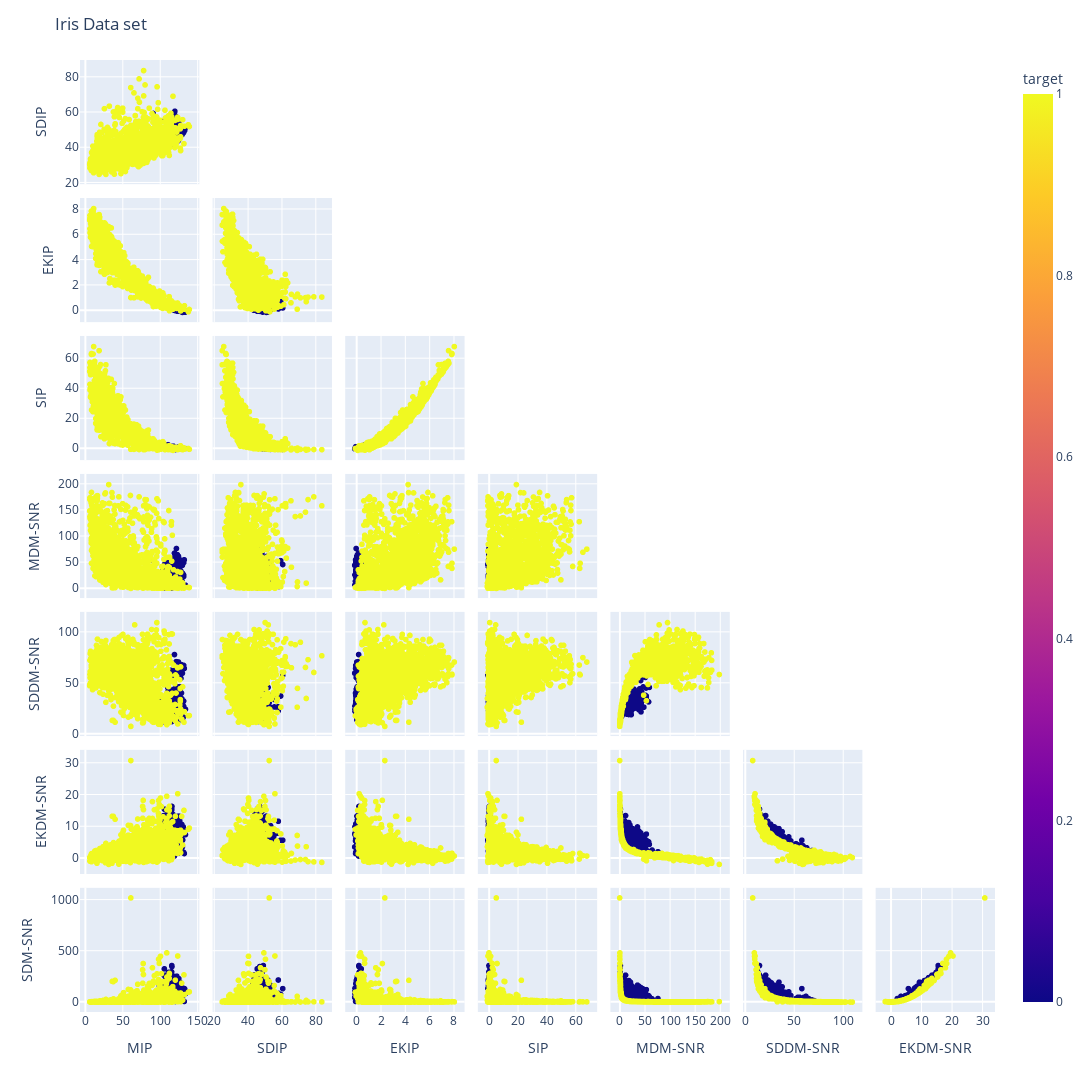

This figure's notebook cell:
### Code cell
fig = px.scatter_matrix(df_final, dimensions=['MIP', 'SDIP', 'EKIP', 'SIP', 'MDM-SNR', 'SDDM-SNR', 'EKDM-SNR', 'SDM-SNR'], color="target")
fig.update_traces(diagonal_visible=False, showupperhalf=False)
fig.update_layout(title='Iris Data set', width=1200, height=1200)
fig.show()

### Figure 1 — Plotly figure (JSON) as saved in the notebook; plotly's stock layout.template omitted (floating-point values rounded to 4 significant figures; data arrays with more than 128 entries replaced by an {"elided": "..."} marker saying what was removed)
{"data": [{"diagonal": {"visible": false}, "dimensions": [{"axis": {"matches": true}, "label": "MIP", "values": {"elided": "3264 float values"}}, {"axis": {"matches": true}, "label": "SDIP", "values": {"elided": "3264 float values"}}, {"axis": {"matches": true}, "label": "EKIP", "values": {"elided": "3264 float values"}}, {"axis": {"matches": true}, "label": "SIP", "values": {"elided": "3264 float values"}}, {"axis": {"matches": true}, "label": "MDM-SNR", "values": {"elided": "3264 float values"}}, {"axis": {"matches": true}, "label": "SDDM-SNR", "values": {"elided": "3264 float values"}}, {"axis": {"matches": true}, "label": "EKDM-SNR", "values": {"elided": "3264 float values"}}, {"axis": {"matches": true}, "label": "SDM-SNR", "values": {"elided": "3264 float values"}}], "hovertemplate": "%{xaxis.title.text}=%{x}<br>%{yaxis.title.text}=%{y}<br>target=%{marker.color}<extra></extra>", "legendgroup": "", "marker": {"color": {"elided": "3264 int values"}, "coloraxis": "coloraxis", "symbol": "circle"}, "name": "", "showlegend": false, "showupperhalf": false, "type": "splom"}], "layout": {"coloraxis": {"colorbar": {"title": {"text": "target"}}, "colorscale": [[0, "#0d0887"], [0.1111, "#46039f"], [0.2222, "#7201a8"], [0.3333, "#9c179e"], [0.4444, "#bd3786"], [0.5556, "#d8576b"], [0.6667, "#ed7953"], [0.7778, "#fb9f3a"], [0.8889, "#fdca26"], [1, "#f0f921"]]}, "dragmode": "select", "height": 1200, "legend": {"tracegroupgap": 0}, "margin": {"t": 60}, "title": {"text": "Iris Data set"}, "width": 1200}}
